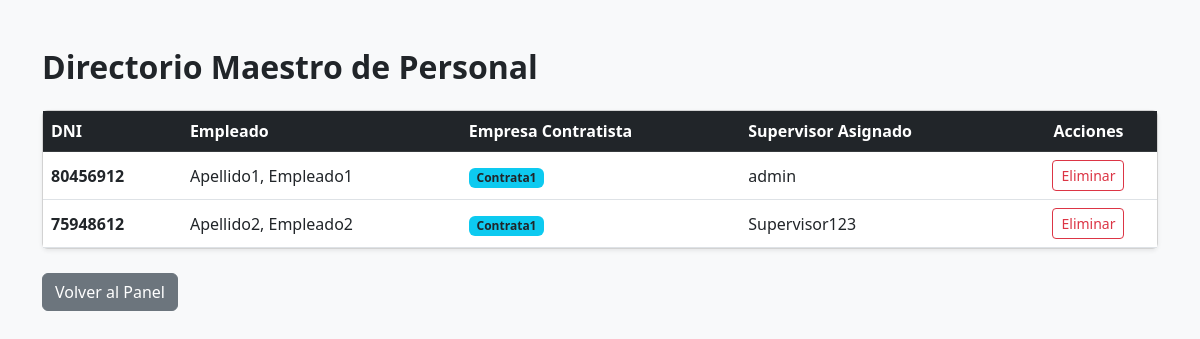
The page /lista_empleados (signed in) on the database its author committed.
### tables this page shows
CREATE TABLE empleados (
            dni TEXT PRIMARY KEY,
            nombre TEXT NOT NULL,
            apellido TEXT NOT NULL,
            contrata TEXT NOT NULL,
            supervisor_id INTEGER,
            FOREIGN KEY(supervisor_id) REFERENCES supervisores(id)
        );

CREATE TABLE supervisores (
            id INTEGER PRIMARY KEY AUTOINCREMENT,
            usuario TEXT UNIQUE NOT NULL,
            password TEXT NOT NULL,
            rol TEXT NOT NULL
        );

### app.py (the view)
@app.route('/lista_empleados')
def lista_empleados():
    if 'usuario' not in session: return redirect(url_for('index'))
    conn = get_db_connection()
    empleados = conn.execute('''
        SELECT e.*, s.usuario as supervisor
        FROM empleados e
        JOIN supervisores s ON e.supervisor_id = s.id
        ORDER BY e.apellido ASC
    ''').fetchall()
    conn.close()
    return render_template('lista_empleados.html', empleados=empleados, rol=session['rol'])

### app.py (called while the page is built)
def get_db_connection():
    conn = sqlite3.connect('asistencia.db')
    conn.row_factory = sqlite3.Row
    return conn

### templates/lista_empleados.html (shortened to what this page needs)
<!DOCTYPE html>
<html lang="es">
<head>
    <link href="https://cdn.jsdelivr.net/npm/bootstrap@5.3.0/dist/css/bootstrap.min.css" rel="stylesheet">
</head>
<body class="bg-light">
    <div class="container mt-5">
        <h2 class="fw-bold mb-4">Directorio Maestro de Personal</h2>
        <div class="card shadow-sm">
            <div class="table-responsive">
                <table class="table table-hover mb-0 align-middle">
                    <thead class="table-dark">
                        <tr>
                            <th>DNI</th>
                            <th>Empleado</th>
                            <th>Empresa Contratista</th>
                            <th>Supervisor Asignado</th>
                            {% if rol == 'maestro' %}
                            <th class="text-center">Acciones</th>
                            {% endif %}
                        </tr>
                    </thead>
                    <tbody>
                        {% for e in empleados %}
                        <tr>
                            <td class="fw-bold">{{ e['dni'] }}</td>
                            <td>{{ e['apellido'] }}, {{ e['nombre'] }}</td>
                            <td><span class="badge bg-info text-dark">{{ e['contrata'] }}</span></td>
                            <td>{{ e['supervisor'] }}</td>
                            {% if rol == 'maestro' %}
                            <td class="text-center">
                                <form action="/eliminar_empleado/{{ e['dni'] }}" method="POST" onsubmit="return confirm('¿Seguro que desea eliminar a este empleado y TODO su historial de asistencia?');">
                                    <button type="submit" class="btn btn-sm btn-outline-danger">
                                        Eliminar
                                    </button>
                                </form>
                            </td>
                            {% endif %}
                        </tr>
                        {% else %}
                        <tr><td colspan="5" class="text-center py-4">No hay personal registrado.</td></tr>
                        {% endfor %}
                    </tbody>
                </table>
            </div>
        </div>
        <a href="/panel" class="btn btn-secondary mt-4">Volver al Panel</a>
    </div>
</body>
</html>

### rows shown on the page
empleados: dni "80456912", apellido "Apellido1", nombre "Empleado1", contrata "Contrata1", supervisor "admin"
empleados: dni "75948612", apellido "Apellido2", nombre "Empleado2", contrata "Contrata1", supervisor "Supervisor123"
